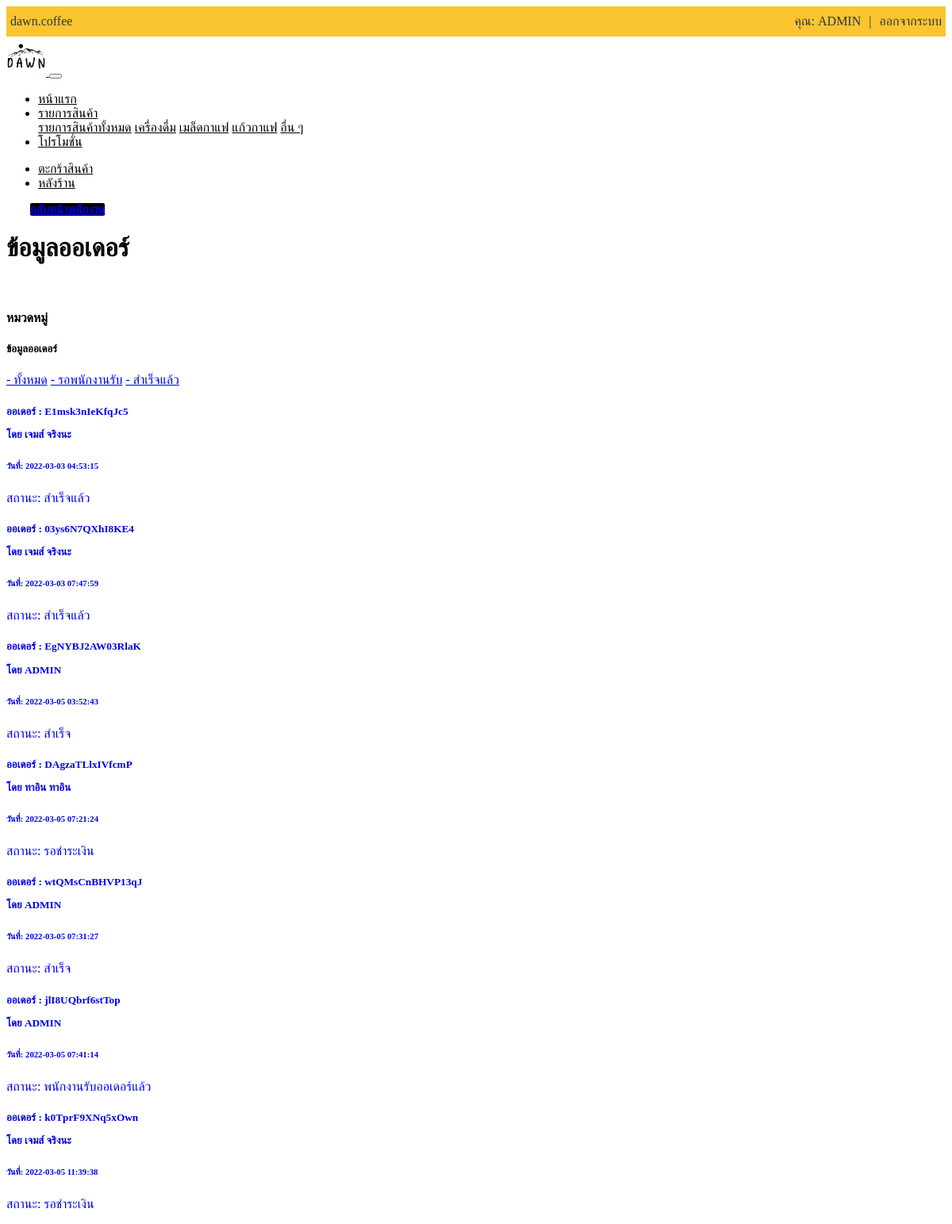
/delivery/delivery_order.php (signed in), run on the app's committed database.
### tables this page shows
CREATE TABLE `account` (
  `acc_id` int(5) NOT NULL,
  `acc_name` varchar(255) NOT NULL,
  `acc_password` varchar(255) NOT NULL,
  `acc_email` varchar(255) NOT NULL,
  `acc_address` varchar(255) NOT NULL,
  `acc_phone` varchar(255) NOT NULL,
  `acc_status` varchar(255) NOT NULL
);

CREATE TABLE `orders` (
  `order_id` int(5) NOT NULL,
  `order_date` datetime NOT NULL,
  `order_name` text NOT NULL,
  `order_address` text NOT NULL,
  `order_email` text NOT NULL,
  `order_tal` text NOT NULL,
  `order_key` text NOT NULL,
  `status` text NOT NULL,
  `order_track` text NOT NULL,
  `order_shiping` text NOT NULL,
  `order_rider` text NOT NULL,
  `order_rider_id` int(5) NOT NULL
);

### delivery/orders/order_all.php (the view)
<?php
    include_once('config.inc.php');
    $result = mysqli_query($conn,"SELECT * FROM orders ORDER BY order_id asc");
    while($row = mysqli_fetch_array($result)){
        echo '
        <a href="?page=orders&&OrderID='.$row["order_id"].'" class="text-dark" style="text-decoration:none">
            <div class="card mx-auto" style="">
            <div class="card-body">
                <h5 class="card-title">ออเดอร์ : '.$row["order_key"].' <p> โดย '.$row["order_name"].'</p> </h5>
                <h6 class="card-subtitle mb-2 text-muted">วันที่: '.$row["order_date"].'</h6>
                <p class="card-text">สถานะ: '.$row["status"].'</p>
            </div>
            </div>
        </a> ';
    }
?>

### include/navbar.php (shortened to what this page needs)
<div class="acc-nav">
<ul class="ul-acc-nav">
  <div class="container">
  <li><a href="#"> <i class="fab fa-instagram"></i> dawn.coffee</a></li>
  <?php
      if(isset($_SESSION['auth-id'])){
        include('config.inc.php');
        $sql = "SELECT * FROM account WHERE acc_id='".$_SESSION["auth-id"]."' ";
        $result = mysqli_query($conn, $sql);
        $row = mysqli_fetch_array($result);
        extract($row);
  ?>
  <li style="float:right"><a href="?page=logout">ออกจากระบบ</a></li>
  <li style="float:right" ><a style="color: #2f3640;">|</a></li>
  <li style="float:right" ><a href="?page=profile">คุณ: <?=$acc_name?></a></li>
  <?php }?>
  </div>
</ul>
</div>
<nav class="navbar navbar-expand-md navbar-light bg-c-light">
  <div class="container">
  <a class="navbar-brand" href="?page=home">
    <img src="dist/img/logo_dawn.png" alt="logo" width="50px">
  </a>
  <button class="navbar-toggler" type="button" data-toggle="collapse" data-target="#navbarSupportedContent" aria-controls="navbarSupportedContent" aria-expanded="false" aria-label="Toggle navigation">
  </button>
  <div class="collapse navbar-collapse" id="navbarSupportedContent">
    <ul class="navbar-nav mr-auto">
      <li class="nav-item">
        <a class="nav-link" href="?page=home">หน้าแรก</a>
      </li>
      <li class="nav-item dropdown">
        <a class="nav-link dropdown-toggle" href="#" id="navbarDropdown" role="button" data-toggle="dropdown" aria-haspopup="true" aria-expanded="false">
          รายการสินค้า
        </a>
        <div class="dropdown-menu" aria-labelledby="navbarDropdown">
          <a class="dropdown-item" href="?page=allproduct">รายการสินค้าทั้งหมด</a>
          <a class="dropdown-item" href="?page=drink">เครื่องดื่ม</a>
          <a class="dropdown-item" href="?page=bean">เมล็ดกาแฟ</a>
          <a class="dropdown-item" href="?page=mug">แก้วกาแฟ</a>
          <a class="dropdown-item" href="?page=more">อื่น ๆ</a>
        </div>
      </li>
      <li class="nav-item">
        <a class="nav-link" href="?page=promotion">โปรโมชั่น</a>
      </li>
    </ul>
    <ul class="navbar-nav ml-auto">
            <?php
              if(isset($_SESSION['auth-id'])){
            ?>
        <li class="nav-item">
            <a class="nav-link" href="?page=cart"><i class="fas fa-shopping-cart"></i> ตะกร้าสินค้า</a>
        </li>
        <?php }?>
        <?php
        $nav_status = isset($_SESSION['auth-status']) ? $_SESSION['auth-status'] : '';
        if($nav_status == "admin"){
        echo'
            <li class="nav-item ">
                <a class="nav-link" href="?page=admin">หลังร้าน</a>
            </li>
            ';
        }
        ?>
    </ul>
  </div>
  </div>
</nav>

### include/navbar.php (style rules this page uses)
.ul-acc-nav { list-style-type: none; margin: 0; padding: 0; overflow: hidden; background-color: #fbc531; }
.ul-acc-nav li { float: left; }
.ul-acc-nav li a { display: block; color: #2f3640; text-align: center; padding: 10px 5px; text-decoration: none; }
.bg-c-light { background-color: white; }
.navbar-nav a { color: black !important; }

### data on the page
account: acc_name "ADMIN"
orders: order_key "E1msk3nIeKfqJc5", order_name "เจมส์ จริงนะ", order_date "2022-03-03 04:53:15", status "สำเร็จแล้ว"
orders: order_key "03ys6N7QXhI8KE4", order_name "เจมส์ จริงนะ", order_date "2022-03-03 07:47:59", status "สำเร็จแล้ว"
orders: order_key "EgNYBJ2AW03RlaK", order_name "ADMIN", order_date "2022-03-05 03:52:43", status "สำเร็จ"
orders: order_key "DAgzaTLlxIVfcmP", order_name "ทาอิน ทาอิน", order_date "2022-03-05 07:21:24", status "รอชำระเงิน"
orders: order_key "wtQMsCnBHVP13qJ", order_name "ADMIN", order_date "2022-03-05 07:31:27", status "สำเร็จ"
orders: order_key "jlI8UQbrf6stTop", order_name "ADMIN", order_date "2022-03-05 07:41:14", status "พนักงานรับออเดอร์แล้ว"
orders: order_key "k0TprF9XNq5xOwn", order_name "เจมส์ จริงนะ", order_date "2022-03-05 11:39:38", status "รอชำระเงิน"
